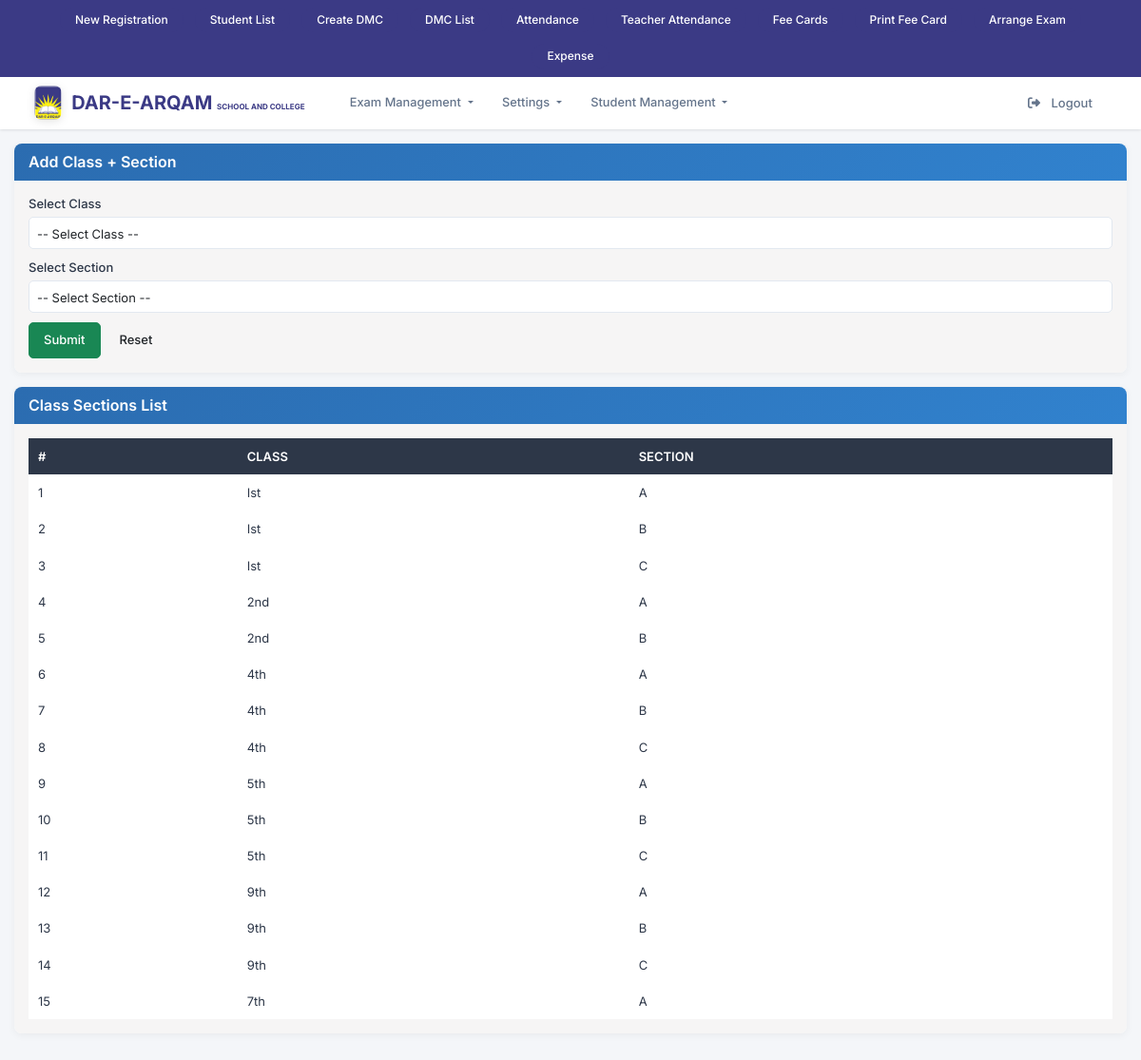
/class_section.php (signed in), run on the app's committed database.
### tables this page shows
CREATE TABLE `modules` (
  `id` int(11) NOT NULL,
  `parent_id` int(11) DEFAULT NULL,
  `title` varchar(100) NOT NULL,
  `url` varchar(255) NOT NULL DEFAULT '#',
  `description` varchar(255) DEFAULT NULL,
  `status` tinyint(1) DEFAULT 1,
  `created_at` timestamp NOT NULL DEFAULT current_timestamp(),
  `type` enum('Parent','Child') NOT NULL DEFAULT 'Parent'
);

CREATE TABLE `class_sections` (
  `id` int(11) NOT NULL,
  `class_id` int(11) NOT NULL,
  `section_id` int(11) NOT NULL,
  `status` int(11) NOT NULL DEFAULT 0 COMMENT '1 inactive, 0 active'
);

CREATE TABLE `classes` (
  `id` int(11) NOT NULL,
  `course_id` int(11) DEFAULT NULL,
  `title` varchar(255) NOT NULL,
  `dated` date NOT NULL DEFAULT current_timestamp(),
  `status` int(11) DEFAULT NULL
);

CREATE TABLE `sections` (
  `id` int(11) NOT NULL,
  `title` varchar(10) NOT NULL
);

### class_section.php (the view, shortened to what this page needs)
<?php
require_once('conn_inc.php');
$result = $conn->query("
    SELECT cs.id, c.title AS class_name, s.title AS section_name
    FROM class_sections cs
    JOIN classes c ON cs.class_id = c.id
    JOIN sections s ON cs.section_id = s.id
    ORDER BY c.id, s.id
");
?>
<!DOCTYPE html>
<html lang="en">
<head><?php require_once('meta_inc.php'); ?></head>
<body>
<?php require_once('navbar.php'); ?>
<div class="container">
  <div class="row">
    <div class="col-md-12 ">
      <div class="panel panel-primary">
        <div class="panel-heading"><h3 class="panel-title">Add Class + Section</h3></div>
        <div class="panel-body">
          <form method="post">
            <div class="form-group">
              <label>Select Class</label>
              <select name="class_id" class="form-control" required>
                <option value="">-- Select Class --</option>
              </select>
            </div>
            <div class="form-group">
              <label>Select Section</label>
              <select name="section_id" class="form-control" required>
                <option value="">-- Select Section --</option>
              </select>
            </div>
            <div class="text-right">
              <button type="submit" class="btn btn-success">Submit</button>
              <button type="reset" class="btn btn-default">Reset</button>
            </div>
          </form>
        </div>
      </div>
      <div class="panel panel-info">
        <div class="panel-heading"><h3 class="panel-title">Class Sections List</h3></div>
        <div class="panel-body">
          <?php if ($result->num_rows > 0): ?>
            <table class="table table-bordered table-hover">
              <thead>
                <tr>
                  <th>#</th>
                  <th>Class</th>
                  <th>Section</th>
                </tr>
              </thead>
              <tbody>
                <?php $i=1; while($row=$result->fetch_assoc()): ?>
                  <tr>
                    <td><?= $i++ ?></td>
                    <td><?= htmlspecialchars($row['class_name']) ?></td>
                    <td><?= htmlspecialchars($row['section_name']) ?></td>
                  </tr>
                <?php endwhile; ?>
              </tbody>
            </table>
          <?php else: ?>
            <div class="alert alert-info">No records found.</div>
          <?php endif; ?>
        </div>
      </div>
    </div>
  </div>
</div>
</body>
</html>

### navbar.php (shortened to what this page needs)
<?php
require_once('conn_inc.php');
$user_id = $_SESSION['user_id'] ?? 0;
$role_modules = [];
if ($user_id) {
    $qry = "
        SELECT m.id, m.parent_id, m.title, m.url
        FROM role_modules rm
        INNER JOIN modules m ON rm.module_id = m.id
        INNER JOIN users u ON rm.role_id = u.role_id
        WHERE u.id = ?
        ORDER BY m.parent_id, m.title
    ";
    $stmt = $conn->prepare($qry);
    $stmt->bind_param("i", $user_id);
    $stmt->execute();
    $res = $stmt->get_result();
    while ($row = $res->fetch_assoc()) {
        $parent_id = $row['parent_id'] ?? 0;
        if ($parent_id == 0) {
            if (!isset($role_modules[$row['id']])) {
                $role_modules[$row['id']] = [
                    'title' => $row['title'],
                    'url' => $row['url'] ?? '#',
                    'children' => []
                ];
            }
        } else {
            $role_modules[$parent_id]['children'][] = [
                'title' => $row['title'],
                'url' => $row['url'] ?? '#'
            ];
        }
    }
}
?>
<link href="https://cdn.jsdelivr.net/npm/bootstrap@5.3.3/dist/css/bootstrap.min.css" rel="stylesheet">
<link href="https://cdnjs.cloudflare.com/ajax/libs/font-awesome/6.5.0/css/all.min.css" rel="stylesheet">
<div class="top-quick-bar" style="background-color: #3b3a85 !important;">
  <div class="quick-links-horizontal">
    <a href="student_registration.php" class="quick-link-horizontal-btn">
      New Registration
    </a>
    <a href="student_list.php" class="quick-link-horizontal-btn">
      Student List
    </a>
    <a href="create_dmcs.php" class="quick-link-horizontal-btn">
      Create DMC
    </a>
    <a href="dmc_list.php" class="quick-link-horizontal-btn">
      DMC List
    </a>
    <a href="attendance_class.php" class="quick-link-horizontal-btn">
      Attendance
    </a>
    <a href="users_attendance.php" class="quick-link-horizontal-btn">
      Teacher Attendance
    </a>
    <a href="fee_card_create_monthly.php" class="quick-link-horizontal-btn">
      Fee Cards
    </a>
    <a href="student_feecards.php" class="quick-link-horizontal-btn">
      Print Fee Card
    </a>
    <a href="arrange_exam.php" class="quick-link-horizontal-btn">
      Arrange Exam
    </a>
    <a href="expense.php" class="quick-link-horizontal-btn">
      Expense
    </a>
  </div>
</div>
<nav class="navbar navbar-expand-lg navbar-light sticky-top">
  <div class="container-fluid">
    <div class="navbar-main-content">
      <a class="navbar-brand" href="index.php">
        <img src="logo2.png" alt="Logo">
        <div class="brand-text"><span style="font-size:20px;color: #16253e !important;">DAR-E-ARQAM <small>SCHOOL AND COLLEGE</small></span> </div>
      </a>
      <div class="collapse navbar-collapse" id="mainNavbar">
        <ul class="navbar-nav me-auto mb-2 mb-lg-0">
          <?php foreach ($role_modules as $module_id => $module): ?>
            <?php
            $is_dropdown = !empty($module['children']);
            $module_title = isset($module['title']) ? $module['title'] : '';
            $module_url = isset($module['url']) ? $module['url'] : '#';
            ?>
            <li class="nav-item <?php echo $is_dropdown ? 'dropdown' : ''; ?>">
              <?php if (!$is_dropdown && !empty($module_title) && !empty($module_url) && $module_url != '#'): ?>
                <a class="nav-link <?php echo $module_url === 'index.php' ? 'active' : ''; ?>" href="<?php echo htmlspecialchars($module_url); ?>">
                  <?php echo htmlspecialchars($module_title); ?>
                </a>
              <?php elseif ($is_dropdown && !empty($module_title)): ?>
                <a class="nav-link dropdown-toggle" href="#" id="<?php echo htmlspecialchars(strtolower(str_replace(' ', '', $module_title))); ?>Dropdown" role="button" data-bs-toggle="dropdown">
                  <?php echo htmlspecialchars($module_title); ?>
                </a>
              <?php endif; ?>
            </li>
          <?php endforeach; ?>
        </ul>
        <ul class="navbar-nav ms-auto">
          <li class="nav-item">
            <a class="nav-link btn btn-logout rounded-5" href="logout.php">
              <i class="fa-solid fa-right-from-bracket me-2"></i>
              Logout
            </a>
          </li>
        </ul>
      </div>
    </div>
  </div>
</nav>

### navbar.php (style rules this page uses)
:root { --primary: #2563eb; --primary-light: #3b82f6; --primary-dark: #1d4ed8; --secondary: #64748b; --accent: #8b5cf6; --background: #ffffff; --surface: #f8fafc; --text-primary: #1e293b; --text-secondary: #64748b; --text-light: #94a3b8; --border: #e2e8f0; --hover-bg: #f1f5f9; --danger: #ef4444; --danger-hover: #dc2626; --success: #10b981; --shadow-sm: 0 1px 3px rgba(0, 0, 0, 0.1); --shadow-md: 0 4px 6px -1px rgba(0, 0, 0, 0.1); --shadow-lg: 0 10px 15px -3px rgba(0, 0, 0, 0.1); --radius: 12px; --transition: all 0.2s ease-in-out; --quicklink-bg: #3b3a85; --quicklink-text: #ffffff; --quicklink-hover-bg: #000000; --quicklink-hover-text: #ffffff; }
* { font-family: 'Inter', sans-serif; margin: 0; padding: 0; box-sizing: border-box; }
.top-quick-bar { background: var(--background); min-height: 20px; padding: 0.5rem 1.5rem; position: relative; z-index: 1031; display: flex; justify-content: center; }
.quick-links-horizontal { display: flex; align-items: center; gap: 0.75rem; flex-wrap: wrap; justify-content: center; }
.quick-link-horizontal-btn { display: inline-flex; align-items: center; padding: 0.3rem 1rem; border-radius: 20px; font-size: 0.75rem; font-weight: 500; text-decoration: none; transition: var(--transition); white-space: nowrap; background: var(--quicklink-bg); color: var(--quicklink-text); }
.navbar { background: var(--background); height: 55px; backdrop-filter: blur(20px); box-shadow: var(--shadow-sm); padding: 0.5rem 1.5rem; z-index: 1030; transition: var(--transition); }
.navbar-main-content { display: flex; align-items: center; width: 100%; }
.navbar-brand { font-weight: 700; color: var(--text-primary) !important; display: flex; align-items: center; font-size: 1.1rem; transition: var(--transition); margin-right: 2rem; }
.navbar-brand img { height: 36px; margin-right: 10px; border-radius: 8px; transition: var(--transition); filter: drop-shadow(0 2px 4px rgba(0, 0, 0, 0.1)); }
.brand-text { font-size: 1.1rem; color: #000000; line-height: 1.2; font-weight: 700; background: #3b3a85; -webkit-background-clip: text; -webkit-text-fill-color: transparent; background-clip: text; }
.brand-text span { font-size: 20px !important; }
.brand-text small { font-size: 8px !important; }
.nav-link { color: var(--text-secondary) !important; font-weight: 500; margin: 0 0.15rem; transition: var(--transition); font-size: 0.8rem; padding: 0.4rem 0.8rem !important; border-radius: 8px; position: relative; }
.btn-logout { font-weight: 600; border-radius: 8px; padding: 0.4rem 1rem; font-size: 0.75rem; transition: var(--Transition); border: none; margin-left: 20px !important; }
body { font-family: 'Inter', sans-serif; background-color: #f4f6f9; color: #2d3748; line-height: 1.4; font-size: 14px; }
.container { max-width: 1200px; margin: 15px auto; padding: 0 15px; }
.panel { background: #ffffff; border-radius: 8px; box-shadow: 0 2px 8px rgba(0, 0, 0, 0.05); margin-bottom: 15px; overflow: hidden; }
.panel-heading { background: linear-gradient(135deg, #2b6cb0 0%, #3182ce 100%); padding: 10px 15px; border-bottom: none; }
.panel-heading h3 { color: #ffffff; font-size: 16px; font-weight: 600; margin: 0; }
.panel-body { padding: 15px; background-color: #f6f5f5; }
.form-group { margin-bottom: 10px; }
.form-group label { font-size: 13px; font-weight: 500; color: #2d3748; margin-bottom: 5px; display: block; }
.form-control { border: 1px solid #e2e8f0; border-radius: 5px; padding: 8px; font-size: 13px; height: 34px; transition: border-color 0.2s ease, box-shadow 0.2s ease; }
.btn { border-radius: 5px; padding: 8px 15px; font-size: 13px; font-weight: 500; transition: all 0.2s ease; }
.table { margin-bottom: 0; border-collapse: separate; border-spacing: 0; }
.table th { background: #2d3748; color: #ffffff; font-weight: 600; font-size: 13px; padding: 10px; text-transform: uppercase; border: none; }
.table td { padding: 10px; border: none; vertical-align: middle; font-size: 13px; color: #2d3748; }
body { background-color: #f4f6f9 !important; }

### data on the page
modules: title "Exam Management"
modules: title "Student Management"
class_sections: class.title "Ist", section.title "A"
class_sections: class.title "Ist", section.title "B"
class_sections: class.title "Ist", section.title "C"
class_sections: class.title "2nd", section.title "A"
class_sections: class.title "2nd", section.title "B"
class_sections: class.title "4th", section.title "A"
class_sections: class.title "4th", section.title "B"
class_sections: class.title "4th", section.title "C"
class_sections: class.title "5th", section.title "A"
class_sections: class.title "5th", section.title "B"
class_sections: class.title "5th", section.title "C"
class_sections: class.title "9th", section.title "A"
class_sections: class.title "9th", section.title "B"
class_sections: class.title "9th", section.title "C"
class_sections: class.title "7th", section.title "A"

### other printed values
$module_title "Settings"
